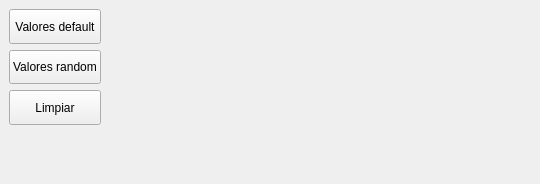
<?xml version="1.0" encoding="UTF-8"?>
<ui version="4.0">
 <class>MainWindow</class>
 <widget class="QMainWindow" name="MainWindow">
  <property name="geometry">
   <rect>
    <x>0</x>
    <y>0</y>
    <width>540</width>
    <height>184</height>
   </rect>
  </property>
  <property name="windowTitle">
   <string>MainWindow</string>
  </property>
  <widget class="QWidget" name="centralwidget">
   <layout class="QGridLayout" name="gridLayout" rowstretch="0" columnstretch="1,4,4">
    <item row="0" column="0">
     <layout class="QVBoxLayout" name="verticalLayout" stretch="1,1,1">
      <property name="topMargin">
       <number>0</number>
      </property>
      <property name="bottomMargin">
       <number>50</number>
      </property>
      <item>
       <widget class="QPushButton" name="btnDefault">
        <property name="sizePolicy">
         <sizepolicy hsizetype="Expanding" vsizetype="Expanding">
          <horstretch>0</horstretch>
          <verstretch>0</verstretch>
         </sizepolicy>
        </property>
        <property name="text">
         <string>Valores default</string>
        </property>
       </widget>
      </item>
      <item>
       <widget class="QPushButton" name="btnRandom">
        <property name="sizePolicy">
         <sizepolicy hsizetype="Minimum" vsizetype="Expanding">
          <horstretch>0</horstretch>
          <verstretch>0</verstretch>
         </sizepolicy>
        </property>
        <property name="text">
         <string>Valores random</string>
        </property>
       </widget>
      </item>
      <item>
       <widget class="QPushButton" name="btnClear">
        <property name="sizePolicy">
         <sizepolicy hsizetype="Minimum" vsizetype="Expanding">
          <horstretch>0</horstretch>
          <verstretch>0</verstretch>
         </sizepolicy>
        </property>
        <property name="text">
         <string>Limpiar</string>
        </property>
       </widget>
      </item>
     </layout>
    </item>
    <item row="0" column="1">
     <widget class="QCustomPlot" name="plot1" native="true">
      <layout class="QHBoxLayout" name="horizontalLayout"/>
     </widget>
    </item>
    <item row="0" column="2">
     <widget class="QCustomPlot" name="plot2" native="true">
      <layout class="QHBoxLayout" name="horizontalLayout_2"/>
     </widget>
    </item>
   </layout>
  </widget>
 </widget>
 <customwidgets>
  <customwidget>
   <class>QCustomPlot</class>
   <extends>QWidget</extends>
   <header>../../Recursos/qcustom/qcustomplot.h</header>
   <container>1</container>
  </customwidget>
 </customwidgets>
 <resources/>
 <connections/>
</ui>
